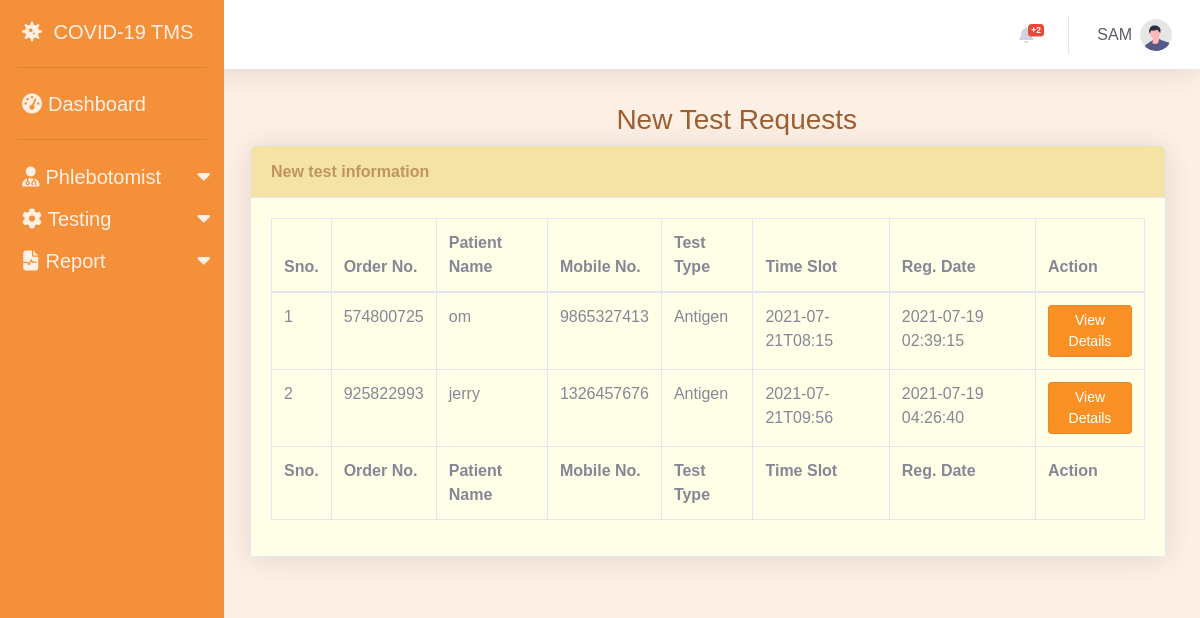
The app's page /new_test.php (signed in) with its own data.
### tables this page shows
CREATE TABLE `test_record` (
  `id` int(11) NOT NULL,
  `order_number` bigint(14) DEFAULT NULL,
  `patient_mobile_number` bigint(10) DEFAULT NULL,
  `test_type` varchar(100) DEFAULT NULL,
  `test_time_slot` varchar(120) DEFAULT NULL,
  `report_status` varchar(100) DEFAULT NULL,
  `final_report` varchar(150) DEFAULT NULL,
  `report_upload_time` varchar(200) DEFAULT NULL,
  `registration_date` timestamp NULL DEFAULT CURRENT_TIMESTAMP,
  `assignedToEmpId` varchar(150) DEFAULT NULL,
  `AssignToName` varchar(180) DEFAULT NULL,
  `AssignTime` varchar(100) DEFAULT NULL
);

CREATE TABLE `patients` (
  `patient_id` int(11) NOT NULL,
  `full_name` varchar(255) DEFAULT NULL,
  `mobile_number` bigint(10) DEFAULT NULL,
  `dob` date DEFAULT NULL,
  `govt_issued_id` varchar(150) DEFAULT NULL,
  `govt_issued_id_no` varchar(150) DEFAULT NULL,
  `full_address` varchar(255) DEFAULT NULL,
  `state` varchar(255) DEFAULT NULL,
  `registration_date` timestamp NOT NULL DEFAULT CURRENT_TIMESTAMP
);

### new_test.php (the view, shortened to what this page needs)
<?php
    include "connect.php";
    if($_SESSION['loggedin']!=true)
    {
        header('location:logout.php');
    }else{
?>
<!DOCTYPE html>
<html lang="en">
<head>
   <link rel="stylesheet" href="css/a_dashboard.css">
   <link rel="stylesheet" href="css/sidebar.css">
   <link rel="stylesheet" href="css/sb-admin-2.min.css">
   <link rel="stylesheet" href="css/style.css">
</head>
<body>
<?php include "a_navbar.php";?>
<?php include "a_sidebar.php";?>
  <article>
         <div class="container-fluid">
<h1 class="h3 mb-2 text-800" style="color: #9E5E31; margin-left:40%">New Test Requests</h1>
<div class="card shadow mb-4 ">
        <div class="card-header py-3" style="background-color: #F5E3A6;">
            <h6 class="m-0 font-weight-bold text" style="color: #b17f4ac9;">New test information</h6>
        </div>
        <div class="card-body" style="background-color: #FFFFE8;">
            <div class="table-responsive" style="background-color: #FFFFE8;">
            <form name="assignto" method="post">
<table class="table table-bordered" id="dataTable" width="100%" cellspacing="0">
                <thead>
                    <tr>
                        <th>Sno.</th>
                        <th>Order No.</th>
                        <th>Patient Name</th>
                        <th>Mobile No.</th>
                        <th>Test Type</th>
                        <th>Time Slot</th>
                        <th>Reg. Date</th>
                        <th>Action</th>
                    </tr>
                </thead>
                  <tfoot>
                        <tr>
                        <th>Sno.</th>
                        <th>Order No.</th>
                        <th>Patient Name</th>
                        <th>Mobile No.</th>
                        <th>Test Type</th>
                        <th>Time Slot</th>
                        <th>Reg. Date</th>
                        <th>Action</th>
                    </tr>
                </tfoot>
                <tbody>
<?php
$query=mysqli_query($link, "SELECT tr.order_number,p.full_name,p.mobile_number,tr.test_type,tr.test_time_slot,tr.registration_date,tr.id AS test_id FROM test_record tr JOIN patients p ON p.mobile_number = tr.patient_mobile_number WHERE report_status IS null");
$count = 1;
while($row=mysqli_fetch_array($query)){
?>
    <tr>
        <td><?php echo $count; ?></td>
        <td><?php echo $row['order_number']; ?></td>
        <td><?php echo $row['full_name']; ?></td>
        <td><?php echo $row['mobile_number']; ?></td>
        <td><?php echo $row['test_type']; ?></td>
        <td><?php echo $row['test_time_slot']; ?></td>
        <td><?php echo $row['registration_date']; ?></td>
        <td><a href="test_details.php?tid=<?php echo $row['test_id'];?>&&oid=<?php echo $row['order_number'];?>" class="btn btn-info btn-sm" style="background-color: #f99023; border-color: #de8b36;">View Details</a> </td>
    </tr>
<?php
$count++;
}
?>
                </tbody>
            </table>
                 </form>
        </div>
    </div>
</div>
</div>
  </article>
</body>
</html>
<?php
    }
?>

### a_navbar.php (shortened to what this page needs)
<nav class="navbar navbar-expand navbar-light bg-white topbar mb-4 static-top shadow" style="height:69px ;">
<ul class="navbar-nav ml-auto">
<?php
    $query = mysqli_query($link,"SELECT * FROM test_record WHERE report_status IS null;");
    $count = mysqli_num_rows($query);
?>
    <li class="nav-item dropdown no-arrow mx-1">
        <a class="nav-link dropdown-toggle" href="#" id="alertsDropdown" role="button"
            data-toggle="dropdown" aria-haspopup="true" aria-expanded="false">
            <i class="fas fa-bell fa-fw"></i>
            <span class="badge badge-danger badge-counter">+<?php echo $count;?></span>
        </a>
    </li>
<?php
    $ad_id = $_SESSION['aid'];
    $sqlq = "SELECT a_name FROM ctm.admin_details WHERE a_id='$ad_id';";
    $q1 = mysqli_query($link,$sqlq);
    while($res = mysqli_fetch_array($q1)){
?>
    <li class="nav-item dropdown no-arrow">
        <a class="nav-link dropdown-toggle" href="#" id="userDropdown" role="button" data-toggle="dropdown" aria-haspopup="true" aria-expanded="false">
            <span class="mr-2 d-none d-lg-inline text-gray-800 large" style=" text-transform: uppercase; margin-right:20px;"><?php echo $res['a_name']; ?></span>
        <?php } ?>
            <img class="img-profile rounded-circle"
                src="img/undraw_profile.svg" width="50px" height="50px">
        </a>
    </li>
</ul>
</nav>

### css/a_dashboard.css (style rules this page uses)
body { background-color: #FEF0E5; }

### css/style.css (style rules this page uses)
* { box-sizing: border-box; }
body { font-family: Arial, Helvetica, sans-serif; background-color: #FEF0E5; }
article { float: left; margin-left: 18%; padding: 10px; width: 82%; background-color: #FEF0E5; height: 100%; }

### records on screen
test_record: order_number "574800725", patients.full_name "om", patients.mobile_number "9865327413", test_type "Antigen", test_time_slot "2021-07-21T08:15", registration_date "2021-07-19 02:39:15"
test_record: order_number "925822993", patients.full_name "jerry", patients.mobile_number "1326457676", test_type "Antigen", test_time_slot "2021-07-21T09:56", registration_date "2021-07-19 04:26:40"

### other values on screen
$count "2"
$res['a_name'] "SAM"
